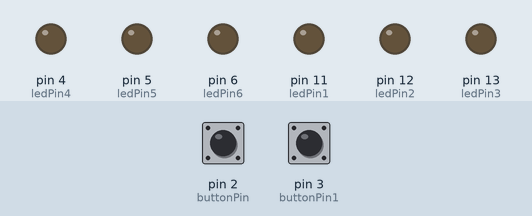
The sketch below on a simulated Arduino Uno, built with avr-gcc and run on an emulated ATmega328P. On the bench: output pins drawn as LEDs (lit = HIGH). The test bench sets the inputs (shaded band); at power-on: pin 2 (buttonPin) LOW, pin 3 (buttonPin1) LOW.

Above: at 1.2 s.
1.3 s: pin 2 (buttonPin) pulled HIGH for 0.15 s
At 2.1 s:
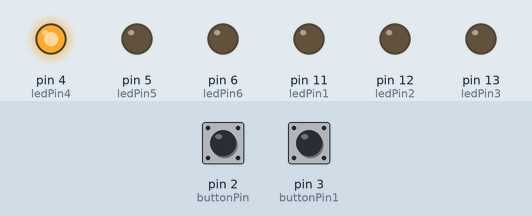
4.4 s: pin 3 (buttonPin1) pulled HIGH for 3.2 s
At 8.1 s:
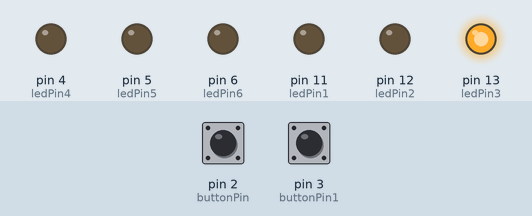
10.6 s: pin 2 (buttonPin) pulled HIGH for 3.2 s
At 13.9 s:
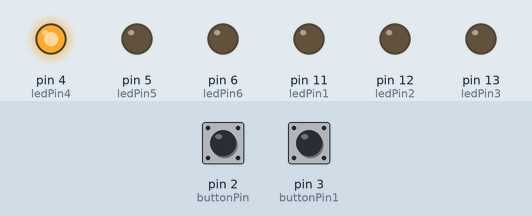
15.3 s: pin 2 (buttonPin) driven HIGH and pin 3 (buttonPin1) driven HIGH
18.3 s: pin 2 (buttonPin) driven LOW
At 22.1 s:
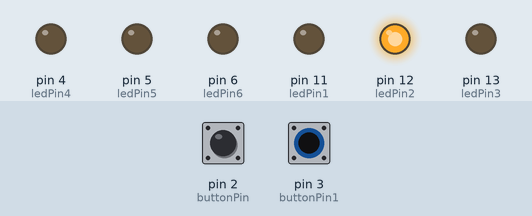
Timing chart, 0 to 22.3 s (numbered marks = the images above; inputs shaded):
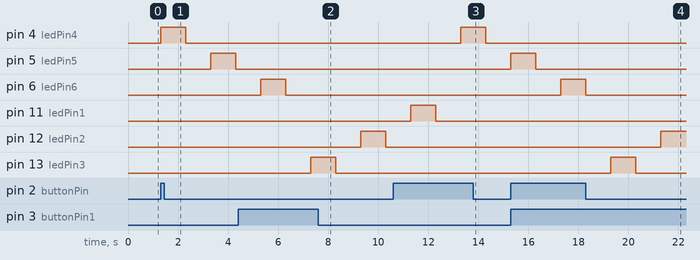

The sketch:

activity3number3.ino
```cpp
const int buttonPin = 2;
const int buttonPin1 = 3;
const int ledPin1 = 11;
const int ledPin2 = 12;
const int ledPin3 = 13;
const int ledPin4 = 4;
const int ledPin5 = 5;
const int ledPin6 = 6;
int buttonState = 0;
int buttonState1 = 0;
void setup(){
  pinMode(ledPin1, OUTPUT);
  pinMode(ledPin2, OUTPUT);
  pinMode(ledPin3, OUTPUT);
  pinMode(ledPin4, OUTPUT);
  pinMode(ledPin5, OUTPUT);
  pinMode(ledPin6, OUTPUT);
  pinMode(buttonPin, INPUT);
  pinMode(buttonPin1, INPUT);
}
void button1() {
  digitalWrite(ledPin3, HIGH);
  delay(1000);
  digitalWrite(ledPin3, LOW);
  delay(1000);
  digitalWrite(ledPin2, HIGH);
  delay(1000);
  digitalWrite(ledPin2, LOW);
  delay(1000);
  digitalWrite(ledPin1, HIGH);
  delay(1000);
  digitalWrite(ledPin1, LOW);
  delay(1000);
  }
void low() {
    digitalWrite(ledPin1, LOW);
    digitalWrite(ledPin2, LOW);
    digitalWrite(ledPin3, LOW);
  }

void button2() {

  digitalWrite(ledPin4, HIGH);
  delay(1000);
  digitalWrite(ledPin4, LOW);
  delay(1000);
  digitalWrite(ledPin5, HIGH);
  delay(1000);
  digitalWrite(ledPin5, LOW);
  delay(1000);
  digitalWrite(ledPin6, HIGH);
  delay(1000);
  digitalWrite(ledPin6, LOW);
  delay(1000);
  }
void low1() {
    digitalWrite(ledPin6, LOW);
    digitalWrite(ledPin5, LOW);
    digitalWrite(ledPin4, LOW);
  }
void sabay() {
  digitalWrite(ledPin3, HIGH);
  digitalWrite(ledPin4, HIGH);
  delay(1000);
  digitalWrite(ledPin3, LOW);
  digitalWrite(ledPin4, LOW);
  delay(1000);
  digitalWrite(ledPin2, HIGH);
  digitalWrite(ledPin5, HIGH);
  delay(1000);
  digitalWrite(ledPin2, LOW);
  digitalWrite(ledPin5, LOW);
  delay(1000);
  digitalWrite(ledPin1, HIGH);
  digitalWrite(ledPin6, HIGH);
  delay(1000);
  digitalWrite(ledPin1, LOW);
  digitalWrite(ledPin6, LOW);
  delay(1000);
  }
void sabaylow() {
  digitalWrite(ledPin1, LOW);
  digitalWrite(ledPin2, LOW);
  digitalWrite(ledPin3, LOW);
  digitalWrite(ledPin6, LOW);
  digitalWrite(ledPin5, LOW);
  digitalWrite(ledPin4, LOW);
}

void loop() {
  // put your main code here, to run repeatedly:
   buttonState1 = digitalRead(buttonPin1);
  if (buttonState1 == HIGH) {
    button1();
  } else {
    low();
  }
  buttonState = digitalRead(buttonPin);
  if (buttonState == HIGH) {
    button2();
  } else {
    low1();
  }
   buttonState1 = digitalRead(buttonPin1);
  buttonState = digitalRead(buttonPin);
  if (buttonState1 && buttonState == HIGH) {
  sabay();
  } else {
   sabaylow();
  }
}
```

Measured:
- after the input at 1.3 s, pin 4 (ledPin4): LOW → HIGH at once, → LOW 1.0 s later; pin 5 (ledPin5): LOW → HIGH after 2.0 s, → LOW 1.0 s later
- after the input at 4.4 s, pin 12 (ledPin2): LOW → HIGH after 4.9 s, → LOW 1.0 s later; pin 13 (ledPin3): LOW → HIGH after 2.9 s, → LOW 1.0 s later
- after the input at 10.6 s, pin 4 (ledPin4): LOW → HIGH after 2.7 s, → LOW 1.0 s later
- after the input at 18.3 s, pin 4 (ledPin4): stays LOW (without the input it goes to HIGH after 1.0 s); pin 5 (ledPin5): stays LOW (without the input it goes to HIGH after 3.0 s)
